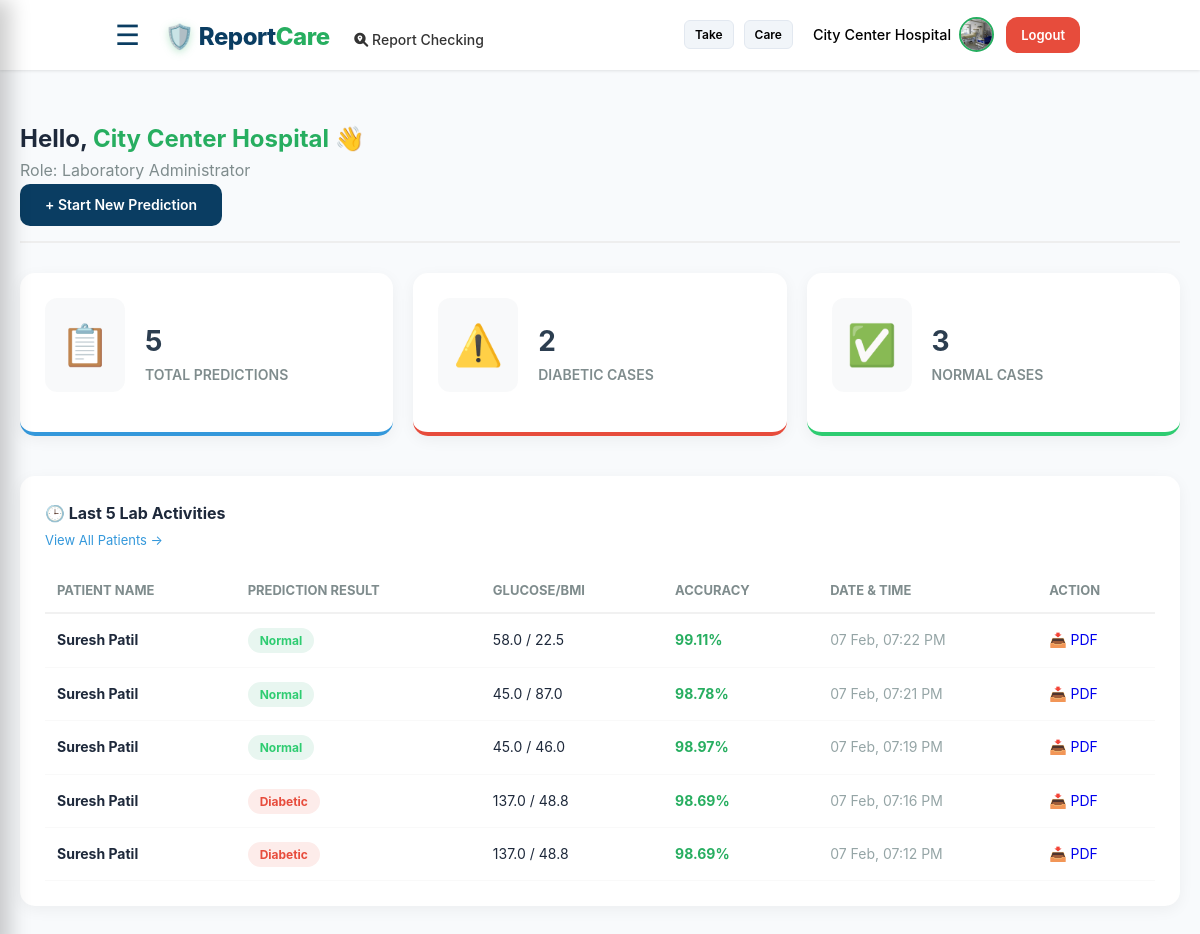
The page /dashboard (signed in) on the database its author committed.
### app.py (models this page shows)
class User(db.Model):
    id = db.Column(db.Integer, primary_key=True)
    role = db.Column(db.String(20)) # 'Lab' or 'Other'
    email = db.Column(db.String(100), unique=True, nullable=False)
    password = db.Column(db.String(100), nullable=False)
    name = db.Column(db.String(100))
    phone = db.Column(db.String(20))
    address = db.Column(db.Text)
    license_no = db.Column(db.String(100)) # Special for Lab
    profile_pic = db.Column(db.String(200), default='default_user.png')
    signature_img = db.Column(db.String(200))

class Report(db.Model):
    id = db.Column(db.Integer, primary_key=True)
    patient_id = db.Column(db.Integer, db.ForeignKey('patient.id'))
    prediction_result = db.Column(db.String(100))
    accuracy = db.Column(db.String(20))
    glucose = db.Column(db.Float)
    bp = db.Column(db.Float)
    insulin = db.Column(db.Float)
    bmi = db.Column(db.Float)
    pregnancies = db.Column(db.Integer)
    skin = db.Column(db.Float)
    dpf = db.Column(db.Float)
    remarks = db.Column(db.Text)
    date = db.Column(db.DateTime, default=datetime.utcnow)
    risk_score = db.Column(db.Float)

class Patient(db.Model):
    id = db.Column(db.Integer, primary_key=True)
    lab_id = db.Column(db.Integer, db.ForeignKey('user.id')) # Kis Lab ne create kiya
    name = db.Column(db.String(100), nullable=False)
    age = db.Column(db.Integer)
    gender = db.Column(db.String(10))
    phone = db.Column(db.String(20))
    created_at = db.Column(db.DateTime, default=datetime.utcnow)
    reports = db.relationship('Report', backref='patient', cascade="all, delete-orphan")

### app.py (the view)
@app.route('/dashboard')
def dashboard():
    if 'user_id' not in session: return redirect('/login')
    user_id = session['user_id']
    user = User.query.get(user_id)
    total_patients = Patient.query.filter_by(lab_id=user_id).count()
    lab_reports = Report.query.join(Patient).filter(Patient.lab_id == user_id).all()
    total_preds = len(lab_reports)
    diabetic_count = len([r for r in lab_reports if r.prediction_result == 'Diabetic'])
    normal_count = total_preds - diabetic_count
    recent_reports = Report.query.join(Patient).filter(Patient.lab_id == user_id)\
                     .order_by(Report.date.desc()).limit(5).all()
    return render_template('dashboard.html',
                           user=user,
                           total_patients=total_patients,
                           total_preds=total_preds,
                           diabetic_count=diabetic_count,
                           normal_count=normal_count,
                           recent_reports=recent_reports)

### app.py (called while the page is built)
@app.context_processor
def inject_user():
    user = User.query.get(session.get('user_id')) if 'user_id' in session else None
    return dict(current_user=user)

### templates/dashboard.html (shortened to what this page needs)
{% extends "base.html" %}
{% block content %}
<div class="dash-container">
    <div class="welcome-header d-flex justify-content-between align-items-center">
        <div>
            <h2 style="margin:0;">Hello, <span style="color: #27AE60;">{{ user.name }}</span> 👋</h2>
            <p style="color: #7f8c8d;">Role: {{ 'Laboratory Administrator' if user.license_no else 'Staff User' }}</p>
        </div>
        <a href="/predict" class="btn btn-dark" style="border-radius: 10px; padding: 10px 25px;">+ Start New Prediction</a>
    </div>
    <div class="stats-grid">
        <div class="stat-card total">
            <div class="stat-icon">📋</div>
            <div class="stat-data">
                <h3>{{ total_preds }}</h3>
                <p>TOTAL PREDICTIONS</p>
            </div>
        </div>
        <div class="stat-card diabetic">
            <div class="stat-icon">⚠️</div>
            <div class="stat-data">
                <h3>{{ diabetic_count }}</h3>
                <p>DIABETIC CASES</p>
            </div>
        </div>
        <div class="stat-card normal">
            <div class="stat-icon">✅</div>
            <div class="stat-data">
                <h3>{{ normal_count }}</h3>
                <p>NORMAL CASES</p>
            </div>
        </div>
    </div>
    <div class="table-container">
        <div class="d-flex justify-content-between align-items-center mb-3">
            <h4 style="margin:0;">🕒 Last 5 Lab Activities</h4>
            <a href="/view-patients" style="font-size: 13px; color: #3498db; text-decoration: none;">View All Patients →</a>
        </div>
        <table class="custom-table">
            <thead>
                <tr>
                    <th>Patient Name</th>
                    <th>Prediction Result</th>
                    <th>Glucose/BMI</th>
                    <th>Accuracy</th>
                    <th>Date & Time</th>
                    <th>Action</th>
                </tr>
            </thead>
            <tbody>
                {% for report in recent_reports %}
                <tr>
                    <td><b>{{ report.patient.name }}</b></td>
                    <td>
                        <span class="status-badge {{ 'badge-red' if report.prediction_result == 'Diabetic' else 'badge-green' }}">
                            {{ report.prediction_result }}
                        </span>
                    </td>
                    <td>{{ report.glucose }} / {{ report.bmi }}</td>
                    <td style="color: #27AE60; font-weight: bold;">{{ report.accuracy }}</td>
                    <td style="color: #95a5a6;">{{ report.date.strftime('%d %b, %I:%M %p') }}</td>
                    <td>
                        <a href="/download-report/{{ report.id }}" style="text-decoration:none;">📥 PDF</a>
                    </td>
                </tr>
                {% endfor %}
            </tbody>
        </table>
    </div>
</div>
{% endblock %}

### templates/base.html (shortened to what this page needs)
<!DOCTYPE html>
<html lang="en">
<head>
    <link rel="stylesheet" href="/static/css/style.css">
    <link rel="stylesheet" type="text/css" href="https://cdn.jsdelivr.net/npm/toastify-js/src/toastify.min.css">
    <link rel="stylesheet" href="https://cdnjs.cloudflare.com/ajax/libs/font-awesome/6.0.0/css/all.min.css">
</head>
<body>
<nav class="navbar">
    <div class="left">
        <span class="menu" onclick="toggleMenu()" style="margin-right: 15px; cursor:pointer;">☰</span>
        <span class="logo">
            <span class="shield">🛡️</span> Report<span style="color:#27AE60;">Care</span>
        </span>
        <a href="/verifyreport" style="margin-left: 20px; text-decoration: none; color: #333; font-size: 14px; font-weight: 500;">
        <i class="fas fa-search-location"></i> Report Checking
    </a>
    </div>
    <div class="right" style="display: flex; align-items: center; gap: 15px;">
        <div class="lang-buttons">
            <button>Take</button>
            <button>Care</button>
        </div>
        {% if current_user %}
            <div class="user-profile-nav" style="display: flex; align-items: center; gap: 12px;">
                <a href="/profile" style="display: flex; align-items: center; text-decoration: none; gap: 8px;">
                    <span style="color: black; font-size: 0.9rem; font-weight: 500;">{{ current_user.name }}</span>
                    <img src="{{ url_for('static', filename='uploads/profile_pictures/' + (current_user.profile_pic if current_user.profile_pic else 'default_user.png')) }}"
                         class="nav-profile-img" alt="Profile"
                         style="width: 35px; height: 35px; border-radius: 50%; object-fit: cover; border: 2px solid #27AE60;">
                </a>
                <a href="/logout" class="btn logout-btn" style="background-color: #e74c3c; padding: 6px 12px; font-size: 13px;">Logout</a>
            </div>
        {% else %}
            <a href="/login" class="btn">Login</a>
            <a href="/register" class="btn">Register</a>
        {% endif %}
    </div>
</nav>
{% block content %}{% endblock %}
</body>
</html>

### static/css/style.css (style rules this page uses)
:root { --primary: #0A3D62; --secondary: #27AE60; --accent: #10b981; --dark: #1e293b; --light: #f8fafc; --white: #ffffff; --shadow: 0 10px 25px -5px rgba(0, 0, 0, 0.1), 0 8px 10px -6px rgba(0, 0, 0, 0.1); --transition: all 0.3s cubic-bezier(0.4, 0, 0.2, 1); }
* { margin: 0; padding: 0; box-sizing: border-box; font-family: 'Inter', -apple-system, BlinkMacSystemFont, "Segoe UI", Roboto, sans-serif; }
body { background: var(--light); color: var(--dark); line-height: 1.6; }
.navbar { height: 70px; display: flex; align-items: center; justify-content: space-between; background: rgba(255, 255, 255, 0.95); backdrop-filter: blur(10px); padding: 0 10%; box-shadow: 0 1px 3px rgba(0,0,0,0.1); position: sticky; top: 0; z-index: 1200; transition: var(--transition); }
.logo { font-size: 24px; font-weight: 800; letter-spacing: -0.5px; color: var(--primary); text-decoration: none; }
.logo .shield { filter: drop-shadow(0 2px 4px rgba(39, 174, 96, 0.3)); }
.right button { background: #f1f5f9; border: 1px solid #e2e8f0; padding: 6px 12px; border-radius: 8px; margin-right: 5px; font-size: 12px; cursor: pointer; transition: var(--transition); }
.btn { padding: 10px 24px; border-radius: 12px; font-size: 14px; font-weight: 600; color: var(--white); text-decoration: none; background: var(--primary); transition: var(--transition); display: inline-block; }
.menu { font-size: 28px; cursor: pointer; color: var(--primary); padding: 5px; margin-left: -10px; transition: var(--transition); }
.stat-icon { font-size: 40px; margin-bottom: 15px; opacity: 0.9; }
.right { display: flex; align-items: center; gap: 12px; }
.lang-buttons { display: flex; gap: 5px; }
.lang-buttons button { background: #f1f5f9; border: 1px solid #e2e8f0; padding: 6px 10px; border-radius: 6px; font-size: 12px; font-weight: 600; cursor: pointer; transition: var(--transition); }
.user-profile-nav { display: flex; align-items: center; gap: 12px; }
.nav-profile-img { width: 40px; height: 40px; border-radius: 50%; object-fit: cover; border: 2px solid var(--secondary); display: block; }
.logout-btn { background-color: #e74c3c !important; padding: 8px 15px !important; font-size: 13px !important; }

### templates/dashboard.html (style rules this page uses)
.dash-container { max-width: 1200px; margin: 30px auto; padding: 20px; font-family: 'Poppins', sans-serif; }
.welcome-header { margin-bottom: 30px; border-bottom: 2px solid #eee; padding-bottom: 15px; }
.stats-grid { display: grid; grid-template-columns: repeat(auto-fit, minmax(250px, 1fr)); gap: 20px; margin-bottom: 40px; }
.stat-card { background: white; padding: 25px; border-radius: 15px; box-shadow: 0 4px 15px rgba(0,0,0,0.05); display: flex; align-items: center; gap: 20px; border-bottom: 4px solid #ddd; }
.stat-card.total { border-color: #3498db; }
.stat-card.diabetic { border-color: #e74c3c; }
.stat-card.normal { border-color: #2ecc71; }
.stat-icon { font-size: 2.5rem; background: #f8f9fa; padding: 15px; border-radius: 12px; }
.stat-data h3 { margin: 0; font-size: 28px; color: #2c3e50; }
.stat-data p { margin: 0; color: #7f8c8d; font-size: 14px; font-weight: 600; }
.table-container { background: white; padding: 25px; border-radius: 15px; box-shadow: 0 4px 15px rgba(0,0,0,0.05); }
.custom-table { width: 100%; border-collapse: collapse; margin-top: 15px; }
.custom-table th { text-align: left; padding: 12px; border-bottom: 2px solid #f1f1f1; color: #7f8c8d; font-size: 13px; text-transform: uppercase; }
.custom-table td { padding: 15px 12px; border-bottom: 1px solid #f9f9f9; font-size: 14px; }
.status-badge { padding: 5px 12px; border-radius: 20px; font-size: 12px; font-weight: bold; }
.badge-red { background: #fdecea; color: #e74c3c; }
.badge-green { background: #e8f6f0; color: #2ecc71; }

### rows shown on the page
User: name "City Center Hospital", profile_pic (picture), license_no "Laboratory Administrator"
Report: patient.name "Suresh Patil", prediction_result "Normal", glucose "58.0", bmi "22.5", accuracy "99.11%", date "07 Feb, 07:22 PM"
Report: patient.name "Suresh Patil", prediction_result "Normal", glucose "45.0", bmi "87.0", accuracy "98.78%", date "07 Feb, 07:21 PM"
Report: patient.name "Suresh Patil", prediction_result "Normal", glucose "45.0", bmi "46.0", accuracy "98.97%", date "07 Feb, 07:19 PM"
Report: patient.name "Suresh Patil", prediction_result "Diabetic", glucose "137.0", bmi "48.8", accuracy "98.69%", date "07 Feb, 07:16 PM"
Report: patient.name "Suresh Patil", prediction_result "Diabetic", glucose "137.0", bmi "48.8", accuracy "98.69%", date "07 Feb, 07:12 PM"

### other values the page prints
{{ total_preds }} "5"
{{ diabetic_count }} "2"
{{ normal_count }} "3"
